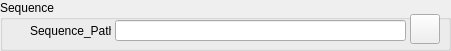
  <widget class="QGroupBox" name="groupBox_2">
   <property name="geometry">
    <rect>
     <x>340</x>
     <y>465</y>
     <width>451</width>
     <height>51</height>
    </rect>
   </property>
   <property name="styleSheet">
    <string notr="true">font: 9pt &quot;Cambria&quot;;</string>
   </property>
   <property name="title">
    <string>Sequence</string>
   </property>
   <widget class="QLabel" name="Sequence_file_lable">
    <property name="geometry">
     <rect>
      <x>30</x>
      <y>20</y>
      <width>81</width>
      <height>21</height>
     </rect>
    </property>
    <property name="styleSheet">
     <string notr="true">font: 9pt &quot;Cambria&quot;;</string>
    </property>
    <property name="text">
     <string>Sequence_Path</string>
    </property>
   </widget>
   <widget class="QLineEdit" name="Sequence_Path">
    <property name="geometry">
     <rect>
      <x>115</x>
      <y>20</y>
      <width>291</width>
      <height>21</height>
     </rect>
    </property>
   </widget>
   <widget class="QPushButton" name="Sequence_file_button">
    <property name="geometry">
     <rect>
      <x>410</x>
      <y>14</y>
      <width>30</width>
      <height>30</height>
     </rect>
    </property>
    <property name="maximumSize">
     <size>
      <width>50</width>
      <height>60</height>
     </size>
    </property>
    <property name="styleSheet">
     <string notr="true">QPushButton{
border-image: url(:/Main_Window/open.png);
}

QPushButton:hover{
border-image: url(:/Main_Window/open_hover.png);
}</string>
    </property>
    <property name="text">
     <string/>
    </property>
   </widget>
  </widget>
